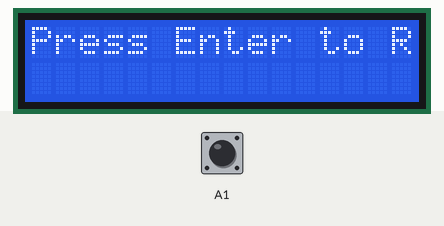
This sketch was run on a simulated Arduino Uno, built with avr-gcc and run on an emulated ATmega328P. Shown: 16×2 character LCD. Inputs (shaded band) come from the test bench; at power-on: A1 HIGH. EEPROM starts erased.

Above: at 0.8 s.
0.9 s: A1 pulled LOW for 0.15 s
At 1.9 s:
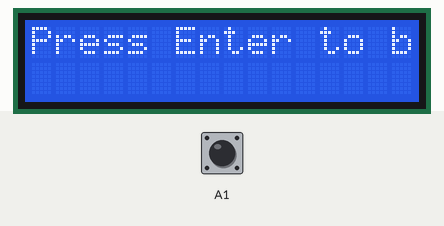
2.5 s: A1 pulled LOW for 1 s
At 10.3 s:
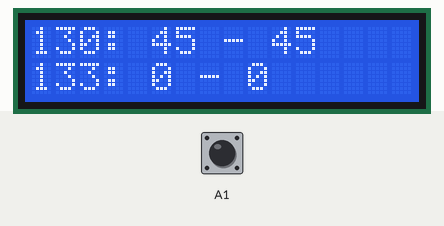
Timing chart, 0 to 11.6 s (numbered marks = the images above; inputs shaded):
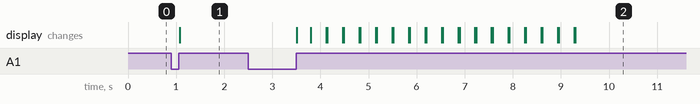

Measured:
- after the input at 0.9 s, the display: changes after 0.17 s (image 1)
- after the input at 2.5 s, the display: first changes after 1.0 s (image 2 shows a later state)

The sketch:

prep_eeprom.ino
```cpp
#include "Arduino.h"
#include "Wire.h"
#include <EEPROM.h>
//#include <LiquidCrystal.h>
#include <LiquidTWI.h>

const byte lcdRGB[] = {11,10,9};

const byte LCD_WIDTH = 20;
const byte LCD_HEIGHT = 4;
char messageBuffer[21];
byte menuPrintLine=0;

LiquidTWI lcd(0);

#define EEPROM_VER 0x01

	byte promValues[] = {
		1,0,
		0,0,
		150,0,
		0,0,
		90,0,
		150,0,
		200,0,
		60,0,
		120,0,
		217,0,
		254,0,
		60,0,
		150,0,
		100,0,
		50,0,
		45,0,
		200,0};

void readButton() {
	while(digitalRead(A1));
	delay(100);
	while(!digitalRead(A1));
}

void setup() {
	lcd.begin(LCD_WIDTH,LCD_HEIGHT);
	setLCDColor(0,255,127);
	pinMode(A1, INPUT_PULLUP);
	lcd.clear();
	lcd.setCursor(0,0);
	lcd.print("Press Enter to Review");
	readButton();

	lcd.clear();
	lcd.setCursor(0,0);
	lcd.print("Press Enter to begin");
	pinMode(A1, INPUT_PULLUP);
	readButton();

	lcd.clear();
	delay(100);
	setLCDColor(255,0,0);
	delay(100);

	for (int x=0; x < (sizeof(promValues) / sizeof(promValues[0])); x++) {
		EEPROM.write((x), promValues[x]);
		delay(5);
		sprintf(messageBuffer, "%d: %d - %d", x, promValues[x], EEPROM.read(x));
		//lcd.print(x); lcd.print(":"); lcd.print(promValues[x]); lcd.print(",");
		printMenuLine(messageBuffer, false);
		//delay(100);
	}


	for (int x=0; x < (sizeof(promValues) / sizeof(promValues[0])); x++) {
		EEPROM.write((100+x), promValues[x]);
		delay(5);
		sprintf(messageBuffer, "%d: %d - %d", (100+x), promValues[x], EEPROM.read(x));
		//lcd.print(x); lcd.print(":"); lcd.print(promValues[x]); lcd.print(",");
		printMenuLine(messageBuffer, false);
		//delay(100);
	}

	setLCDColor(0,255,127);
	lcd.print("Press Enter to Review");
	readButton();

	lcd.clear();
	lcd.setCursor(0,0);
	for (int x=0; x < (sizeof(promValues) / sizeof(promValues[0])); x++) {
		sprintf(messageBuffer, "%d: %d", x, EEPROM.read(x));
		printMenuLine(messageBuffer, true);
	}
	lcd.print("Done!");
	setLCDColor(0,255,255);
	while(1);
}

void loop() {

}

void printMenuLine(char *c, bool wait) {
  int lineWidth = LCD_WIDTH-1;
  lcd.setCursor(0,menuPrintLine);
  lcd.print(c);
  for (int x=0; x < (lineWidth-strlen(c)); x++) {
    lcd.print(" ");
  }
  menuPrintLine++;
  if (menuPrintLine > 3) {
  	menuPrintLine = 0;
  	if (wait) {
  		while(digitalRead(A1));
  		delay(100);
  		while(!digitalRead(A1));
  	}
  	else
  		delay(250);
  }
}

void setLCDColor(byte R, byte G, byte B) {
  analogWrite(lcdRGB[0], (255-R));
  analogWrite(lcdRGB[1], (255-G));
  analogWrite(lcdRGB[2], (255-B));
}
```
